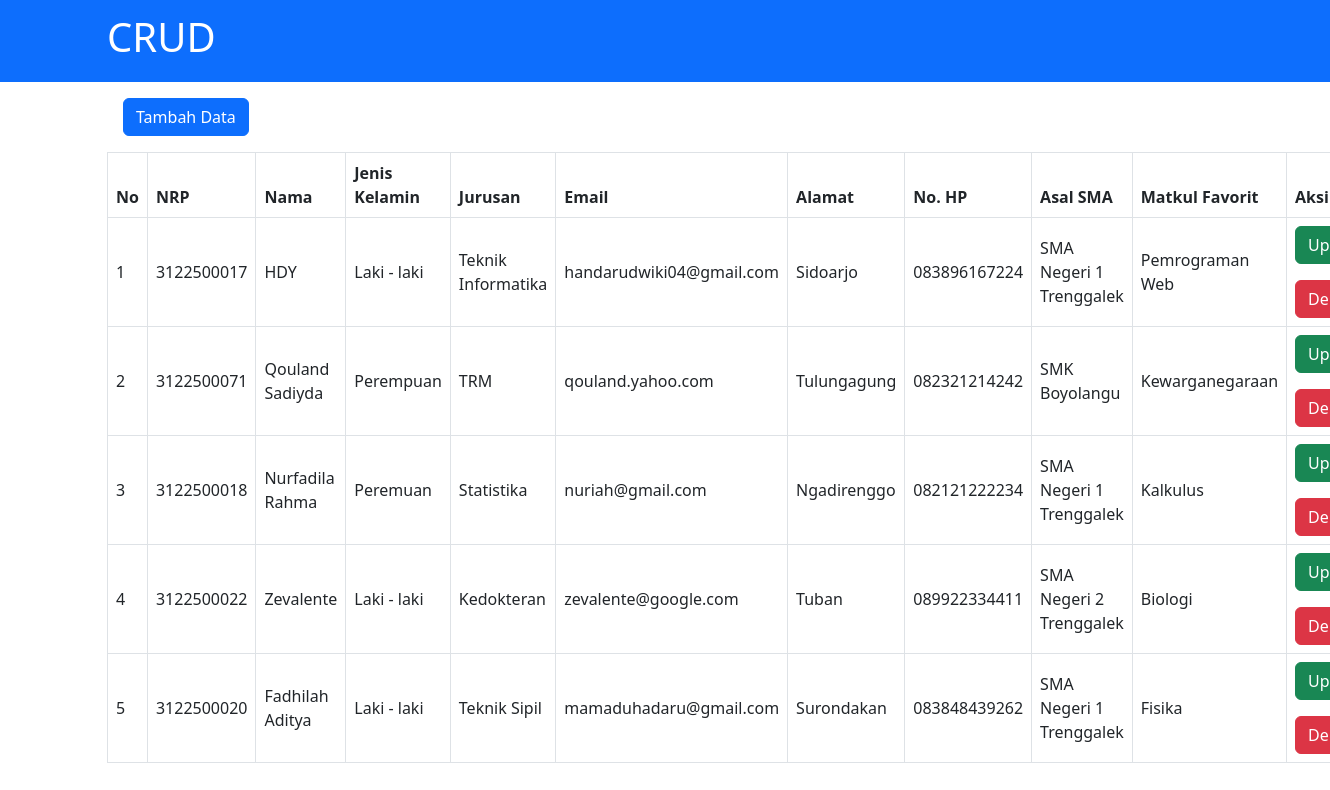
The page / on the database its author committed.
### tables this page shows
CREATE TABLE `student` (
  `id` int(11) NOT NULL,
  `nrp` char(10) NOT NULL,
  `nama` varchar(50) NOT NULL,
  `jeniskelamin` varchar(20) NOT NULL,
  `jurusan` varchar(20) NOT NULL,
  `email` varchar(70) NOT NULL,
  `alamat` varchar(100) NOT NULL,
  `nohp` char(12) NOT NULL,
  `asalsma` varchar(40) NOT NULL,
  `matkulfav` varchar(40) NOT NULL
);

### index.php (the view, shortened to what this page needs)
<?php
    require 'koneksi.php';
    $query = 'SELECT*FROM student';
    $sql = mysqli_query($conn,$query);
    $nomor = 1;
?>
<!doctype html>
<html lang="en">
  <head>
    <link href="https://cdn.jsdelivr.net/npm/bootstrap@5.2.3/dist/css/bootstrap.min.css" rel="stylesheet">
  </head>
  <body>
  <nav class="navbar bg-body-tertiary bg-primary navbar-dark">
        <div class="container">
            <a class="navbar-brand">
                <h1>CRUD</h1>
            </a>
        </div>
    </nav>
    <div class="container">
    <a href="formtambah.php" class="btn btn-primary m-3">Tambah Data</a>
    <table class="table align-middle table-bordered table-hover">
        <thead>
            <tr>
                <th>No</th>
                <th>NRP</th>
                <th>Nama</th>
                <th>Jenis Kelamin</th>
                <th>Jurusan</th>
                <th>Email</th>
                <th>Alamat</th>
                <th>No. HP</th>
                <th>Asal SMA</th>
                <th>Matkul Favorit</th>
                <th>Aksi</th>
            </tr>
        </thead>
        <tbody>
            <?php
                while($result = mysqli_fetch_assoc($sql)):
            ?>
                <tr>
                    <td><?php echo $nomor ?></td>
                    <td><?php echo $result['nrp']?></td>
                    <td><?php echo $result['nama']?></td>
                    <td><?php echo $result['jeniskelamin']?></td>
                    <td><?php echo $result['jurusan']?></td>
                    <td><?php echo $result['email']?></td>
                    <td><?php echo $result['alamat']?></td>
                    <td><?php echo $result['nohp']?></td>
                    <td><?php echo $result['asalsma']?></td>
                    <td><?php echo $result['matkulfav']?></td>
                    <td>
                        <a href="formupdate.php?update=<?php echo $result['id']; ?>" class="btn btn-success mb-3">Update</a>
                        <a href="proseshapus.php?hapus=<?php echo $result['id'];?> "   onclick="return confirm('Yakin mau menghapus data?')" class="btn btn-danger">Delete</a>
                </td>
                </tr>
            <?php
            $nomor++;
             endwhile;
             ?>
        </tbody>
    </table>
    </div>
  </body>
</html>

### rows shown on the page
student: nrp "3122500017", nama "HDY", jeniskelamin "Laki - laki", jurusan "Teknik Informatika", email "handarudwiki04@gmail.com", alamat "Sidoarjo", nohp "083896167224", asalsma "SMA Negeri 1 Trenggalek", matkulfav "Pemrograman Web"
student: nrp "3122500071", nama "Qouland Sadiyda", jeniskelamin "Perempuan", jurusan "TRM", email "qouland.yahoo.com", alamat "Tulungagung", nohp "082321214242", asalsma "SMK Boyolangu", matkulfav "Kewarganegaraan"
student: nrp "3122500018", nama "Nurfadila Rahma", jeniskelamin "Peremuan", jurusan "Statistika", email "nuriah@gmail.com", alamat "Ngadirenggo", nohp "082121222234", asalsma "SMA Negeri 1 Trenggalek", matkulfav "Kalkulus"
student: nrp "3122500022", nama "Zevalente", jeniskelamin "Laki - laki", jurusan "Kedokteran", email "zevalente@google.com", alamat "Tuban", nohp "089922334411", asalsma "SMA Negeri 2 Trenggalek", matkulfav "Biologi"
student: nrp "3122500020", nama "Fadhilah Aditya", jeniskelamin "Laki - laki", jurusan "Teknik Sipil", email "mamaduhadaru@gmail.com", alamat "Surondakan", nohp "083848439262", asalsma "SMA Negeri 1 Trenggalek", matkulfav "Fisika"
